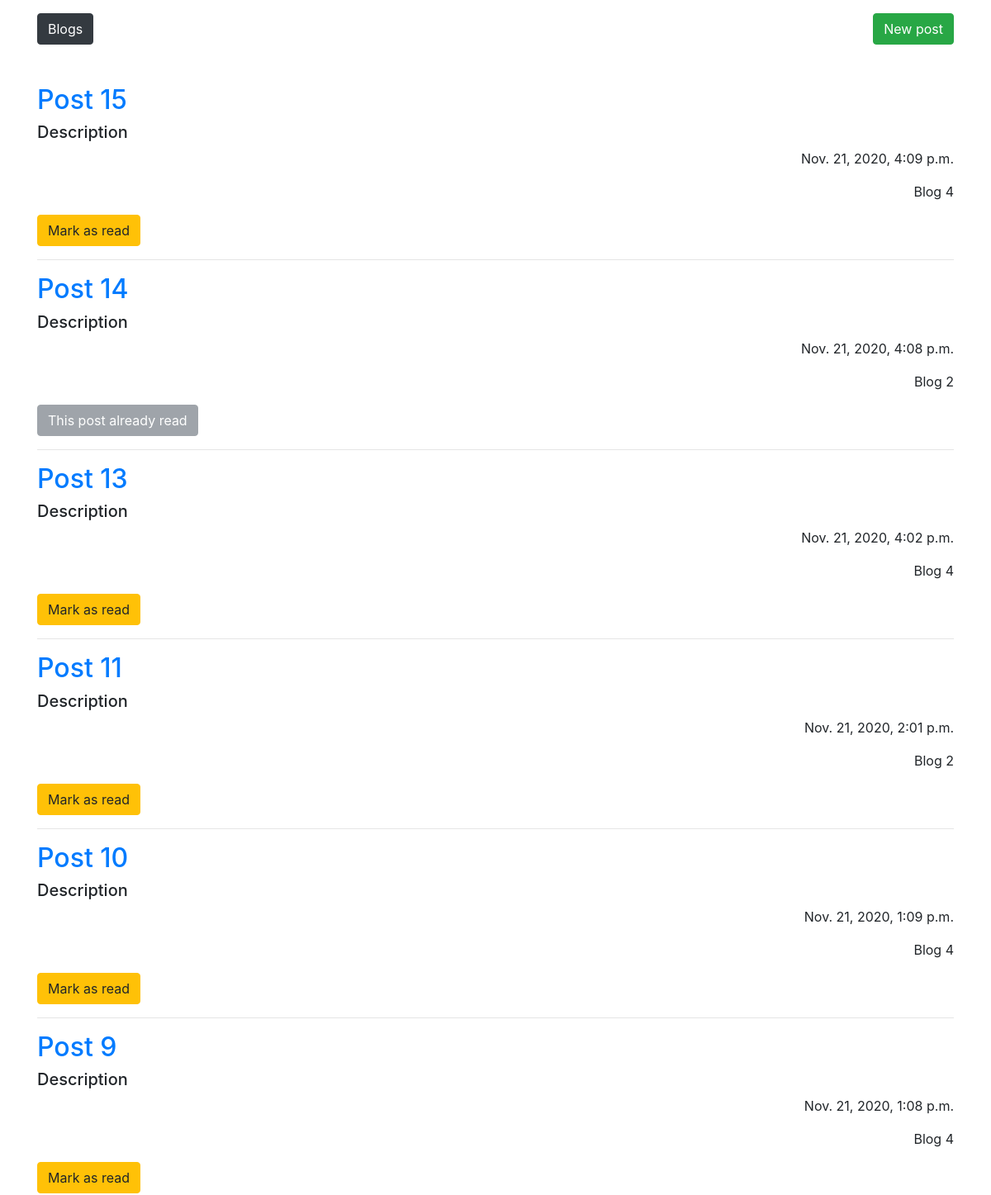
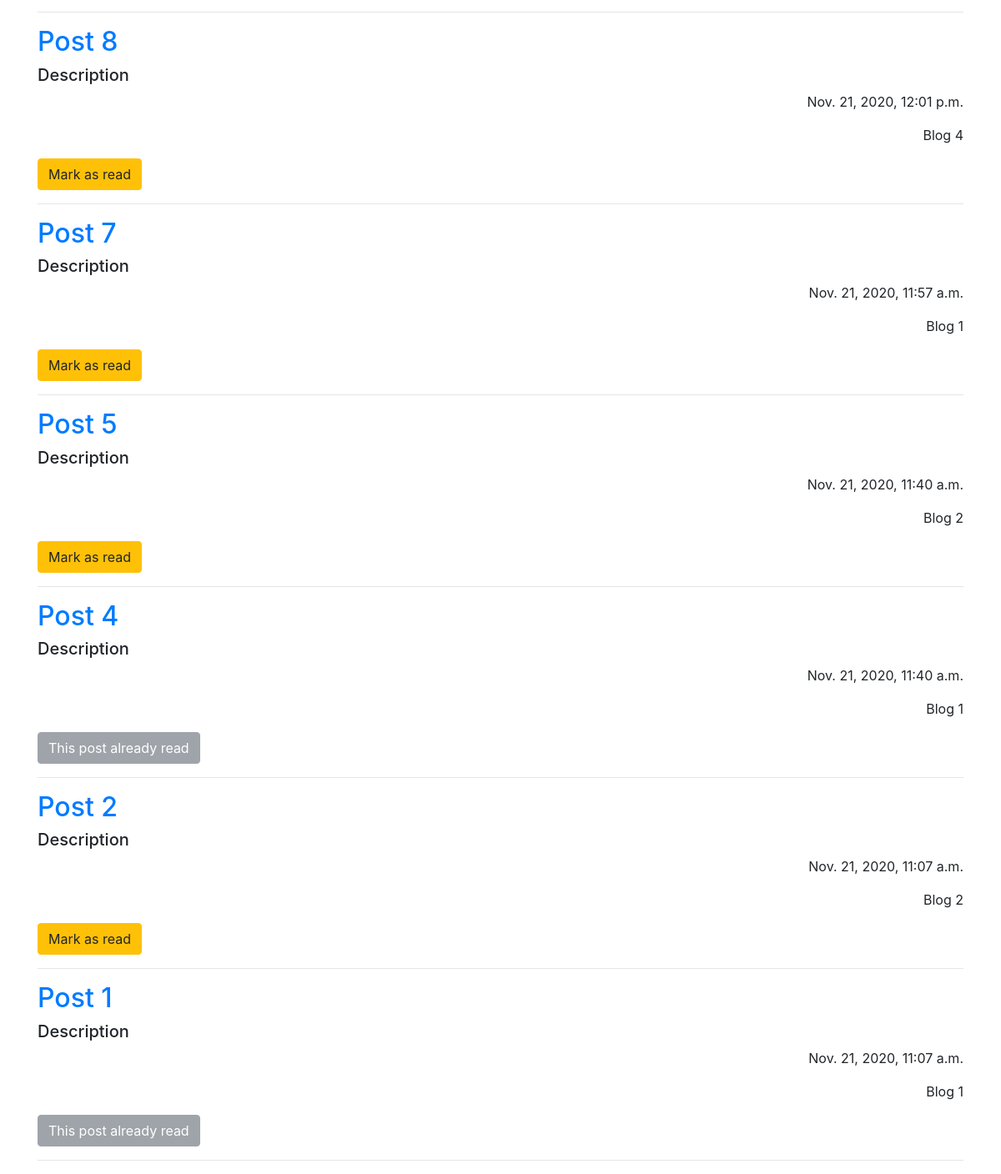
/feed/ (signed in), run on the app's committed database (2 pictures, top to bottom).
### blog/models.py (models this page shows, shortened)
class Post(models.Model):
    title = models.CharField(max_length=150)
    description = models.TextField()
    time = models.DateTimeField(auto_now_add=True)
    blog = models.ForeignKey(
        Blog,
        related_name='post',
        on_delete=models.CASCADE
    )
    users_read = models.ManyToManyField(
        'auth.User',
        through=UsersRead,
        through_fields=('post', 'user'),
        blank=True
    )

class Blog(models.Model):
    title = models.CharField(max_length=120)
    slug = models.SlugField(unique=True)
    subscribers = models.ManyToManyField(
        'auth.User',
        related_name='subscribers',
        blank=True,
    )
    author = models.ForeignKey(
        'auth.User',
        related_name='blog',
        on_delete=models.CASCADE
    )
    def __str__(self):
        return self.title

### blog/views.py (the view)
# urls.py: path('feed/', PostListView.as_view(), name='post_list'),
class PostListView(generic.ListView):
    model = Post
    context_object_name = 'posts'
    template_name = 'blog/post-list.html'
    def get_queryset(self):
        if not self.request.user.is_anonymous:
            return Post.objects.filter(blog__subscribers__in=[self.request.user]).order_by('-time')
        return []

### blog/templates/blog/post-list.html (shortened to what this page needs)
{% extends 'base.html' %}
{% block content %}
<a href="{% url 'blog_list' %}" class="btn btn-dark mt-3 mb-5">Blogs</a>
<a class="btn btn-success mt-3 float-right" href="{% url 'post_create' %}">New post</a>
    {% for post in posts %}
        {% if request.user in post.blog.subscribers.all %}
        <div class="post">
            <h2><a href="{% url 'post_detail' slug=post.blog.slug pk=post.pk %}">{{ post.title }}</a></h2>
            <h5>{{ post.description }}</h5>
            <p class="text-right">{{ post.time }}</p>
            <p class="text-right">{{ post.blog }}</p>
            {% if request.user not in post.users_read.all %}
            <form action="{% url 'post_mark_as_read' pk=post.pk %}" method="POST">
                <input class="btn btn-warning" type="submit" value="Mark as read">
            </form>
            {% else %}
            <button class="btn btn-secondary margin-auto" disabled type="submit">This post already read</button>
            {% endif %}
            <hr>
        </div>
        {% endif %}
    {% endfor %}
{% endblock %}

### data on the page
Post: title "Post 15", description "Description", time "Nov. 21, 2020, 4:09 p.m.", blog "Blog 4"
Post: title "Post 14", description "Description", time "Nov. 21, 2020, 4:08 p.m.", blog "Blog 2", shows "This post already read"
Post: title "Post 13", description "Description", time "Nov. 21, 2020, 4:02 p.m.", blog "Blog 4"
Post: title "Post 11", description "Description", time "Nov. 21, 2020, 2:01 p.m.", blog "Blog 2"
Post: title "Post 10", description "Description", time "Nov. 21, 2020, 1:09 p.m.", blog "Blog 4"
Post: title "Post 9", description "Description", time "Nov. 21, 2020, 1:08 p.m.", blog "Blog 4"
Post: title "Post 8", description "Description", time "Nov. 21, 2020, 12:01 p.m.", blog "Blog 4"
Post: title "Post 7", description "Description", time "Nov. 21, 2020, 11:57 a.m.", blog "Blog 1"
Post: title "Post 5", description "Description", time "Nov. 21, 2020, 11:40 a.m.", blog "Blog 2"
Post: title "Post 4", description "Description", time "Nov. 21, 2020, 11:40 a.m.", blog "Blog 1", shows "This post already read"
Post: title "Post 2", description "Description", time "Nov. 21, 2020, 11:07 a.m.", blog "Blog 2"
Post: title "Post 1", description "Description", time "Nov. 21, 2020, 11:07 a.m.", blog "Blog 1", shows "This post already read"
